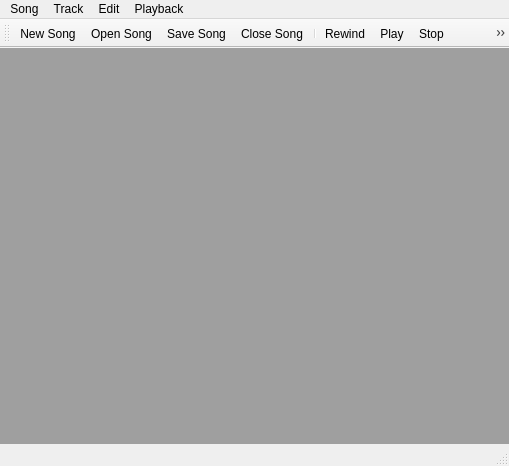
<?xml version="1.0" encoding="UTF-8"?>
<ui version="4.0">
 <class>MainWindow</class>
 <widget class="QMainWindow" name="MainWindow">
  <property name="geometry">
   <rect>
    <x>0</x>
    <y>0</y>
    <width>509</width>
    <height>466</height>
   </rect>
  </property>
  <property name="windowTitle">
   <string>MainWindow</string>
  </property>
  <widget class="QWidget" name="centralWidget">
   <layout class="QHBoxLayout" name="horizontalLayout_2">
    <property name="spacing">
     <number>0</number>
    </property>
    <property name="margin">
     <number>0</number>
    </property>
    <item>
     <widget class="QMdiArea" name="mdiArea"/>
    </item>
   </layout>
  </widget>
  <widget class="QMenuBar" name="main_menu_bar">
   <property name="geometry">
    <rect>
     <x>0</x>
     <y>0</y>
     <width>509</width>
     <height>24</height>
    </rect>
   </property>
   <widget class="QMenu" name="menuSong">
    <property name="title">
     <string>Song</string>
    </property>
    <addaction name="action_new_song"/>
    <addaction name="action_open_song"/>
    <addaction name="action_save_song"/>
    <addaction name="action_save_song_as"/>
    <addaction name="action_close_song"/>
    <addaction name="separator"/>
    <addaction name="action_quit"/>
   </widget>
   <widget class="QMenu" name="menuEdit">
    <property name="title">
     <string>Edit</string>
    </property>
    <addaction name="icon_add_track"/>
    <addaction name="separator"/>
   </widget>
   <widget class="QMenu" name="menuPlayback">
    <property name="title">
     <string>Playback</string>
    </property>
    <addaction name="action_play"/>
    <addaction name="action_play_pattern"/>
    <addaction name="action_play_cursor"/>
    <addaction name="action_stop"/>
    <addaction name="separator"/>
    <addaction name="action_record"/>
    <addaction name="action_loop"/>
    <addaction name="separator"/>
    <addaction name="action_rewind"/>
    <addaction name="action_advance"/>
   </widget>
   <widget class="QMenu" name="menuTrack">
    <property name="title">
     <string>Track</string>
    </property>
    <addaction name="icon_add_track"/>
   </widget>
   <addaction name="menuSong"/>
   <addaction name="menuTrack"/>
   <addaction name="menuEdit"/>
   <addaction name="menuPlayback"/>
  </widget>
  <widget class="QStatusBar" name="statusBar"/>
  <widget class="QToolBar" name="main_toolbar">
   <property name="sizePolicy">
    <sizepolicy hsizetype="Preferred" vsizetype="Fixed">
     <horstretch>0</horstretch>
     <verstretch>0</verstretch>
    </sizepolicy>
   </property>
   <property name="windowTitle">
    <string>toolBar</string>
   </property>
   <attribute name="toolBarArea">
    <enum>TopToolBarArea</enum>
   </attribute>
   <attribute name="toolBarBreak">
    <bool>true</bool>
   </attribute>
   <addaction name="action_new_song"/>
   <addaction name="action_open_song"/>
   <addaction name="action_save_song"/>
   <addaction name="action_close_song"/>
   <addaction name="separator"/>
   <addaction name="action_rewind"/>
   <addaction name="action_play"/>
   <addaction name="action_stop"/>
   <addaction name="action_record"/>
   <addaction name="action_advance"/>
   <addaction name="action_loop"/>
   <addaction name="separator"/>
   <addaction name="action_play_pattern"/>
   <addaction name="action_play_cursor"/>
   <addaction name="separator"/>
   <addaction name="icon_add_track"/>
  </widget>
  <action name="action_play">
   <property name="icon">
    <iconset resource="resources/icons.qrc">
     <normaloff>:/icons/control_play.png</normaloff>:/icons/control_play.png</iconset>
   </property>
   <property name="text">
    <string>Play</string>
   </property>
   <property name="toolTip">
    <string>Play Song</string>
   </property>
   <property name="shortcut">
    <string>F5</string>
   </property>
  </action>
  <action name="action_rewind">
   <property name="icon">
    <iconset resource="resources/icons.qrc">
     <normaloff>:/icons/control_rw.png</normaloff>:/icons/control_rw.png</iconset>
   </property>
   <property name="text">
    <string>Rewind</string>
   </property>
   <property name="shortcut">
    <string>Alt+-</string>
   </property>
  </action>
  <action name="action_stop">
   <property name="icon">
    <iconset resource="resources/icons.qrc">
     <normaloff>:/icons/control_stop.png</normaloff>:/icons/control_stop.png</iconset>
   </property>
   <property name="text">
    <string>Stop</string>
   </property>
   <property name="shortcut">
    <string>F8</string>
   </property>
  </action>
  <action name="action_advance">
   <property name="icon">
    <iconset resource="resources/icons.qrc">
     <normaloff>:/icons/control_ff.png</normaloff>:/icons/control_ff.png</iconset>
   </property>
   <property name="text">
    <string>Advance</string>
   </property>
   <property name="shortcut">
    <string>Alt+-</string>
   </property>
  </action>
  <action name="action_play_pattern">
   <property name="icon">
    <iconset resource="resources/icons.qrc">
     <normaloff>:/icons/control_play_cursor.png</normaloff>:/icons/control_play_cursor.png</iconset>
   </property>
   <property name="text">
    <string>Play Pattern</string>
   </property>
   <property name="shortcut">
    <string>F6</string>
   </property>
  </action>
  <action name="action_play_cursor">
   <property name="icon">
    <iconset resource="resources/icons.qrc">
     <normaloff>:/icons/control_play_pattern.png</normaloff>:/icons/control_play_pattern.png</iconset>
   </property>
   <property name="text">
    <string>Play Cursor</string>
   </property>
   <property name="shortcut">
    <string>F7</string>
   </property>
  </action>
  <action name="icon_add_track">
   <property name="icon">
    <iconset resource="resources/icons.qrc">
     <normaloff>:/icons/icon_add.png</normaloff>:/icons/icon_add.png</iconset>
   </property>
   <property name="text">
    <string>Add Track</string>
   </property>
  </action>
  <action name="action_record">
   <property name="checkable">
    <bool>true</bool>
   </property>
   <property name="icon">
    <iconset resource="resources/icons.qrc">
     <normaloff>:/icons/control_rec.png</normaloff>:/icons/control_rec.png</iconset>
   </property>
   <property name="text">
    <string>Record</string>
   </property>
  </action>
  <action name="action_open_song">
   <property name="icon">
    <iconset resource="resources/icons.qrc">
     <normaloff>:/icons/icon_open.png</normaloff>:/icons/icon_open.png</iconset>
   </property>
   <property name="text">
    <string>Open Song</string>
   </property>
  </action>
  <action name="action_new_song">
   <property name="icon">
    <iconset resource="resources/icons.qrc">
     <normaloff>:/icons/icon_new.png</normaloff>:/icons/icon_new.png</iconset>
   </property>
   <property name="text">
    <string>New Song</string>
   </property>
  </action>
  <action name="action_save_song">
   <property name="icon">
    <iconset resource="resources/icons.qrc">
     <normaloff>:/icons/icon_save.png</normaloff>:/icons/icon_save.png</iconset>
   </property>
   <property name="text">
    <string>Save Song</string>
   </property>
  </action>
  <action name="action_save_song_as">
   <property name="text">
    <string>Save Song As</string>
   </property>
  </action>
  <action name="action_close_song">
   <property name="icon">
    <iconset resource="resources/icons.qrc">
     <normaloff>:/icons/icon_close.png</normaloff>:/icons/icon_close.png</iconset>
   </property>
   <property name="text">
    <string>Close Song</string>
   </property>
  </action>
  <action name="action_quit">
   <property name="text">
    <string>Quit</string>
   </property>
  </action>
  <action name="action_loop">
   <property name="checkable">
    <bool>true</bool>
   </property>
   <property name="icon">
    <iconset resource="resources/icons.qrc">
     <normaloff>:/icons/control_loop.png</normaloff>:/icons/control_loop.png</iconset>
   </property>
   <property name="text">
    <string>Loop</string>
   </property>
  </action>
 </widget>
 <layoutdefault spacing="6" margin="11"/>
 <resources>
  <include location="resources/icons.qrc"/>
 </resources>
 <connections/>
</ui>
